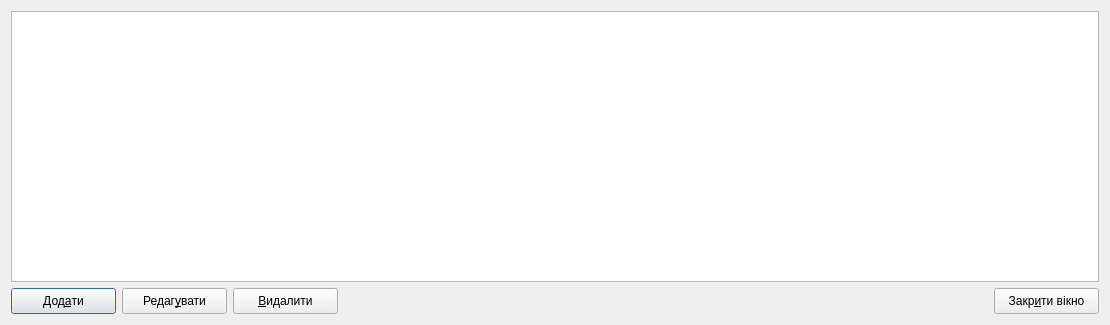
<?xml version="1.0" encoding="UTF-8"?>
<ui version="4.0">
 <class>Users</class>
 <widget class="QDialog" name="Users">
  <property name="geometry">
   <rect>
    <x>0</x>
    <y>0</y>
    <width>1110</width>
    <height>325</height>
   </rect>
  </property>
  <property name="windowTitle">
   <string>Панель адміністратора</string>
  </property>
  <layout class="QGridLayout" name="gridLayout">
   <item row="0" column="0">
    <widget class="QTableWidget" name="tableWidget">
     <property name="editTriggers">
      <set>QAbstractItemView::NoEditTriggers</set>
     </property>
     <property name="selectionBehavior">
      <enum>QAbstractItemView::SelectRows</enum>
     </property>
    </widget>
   </item>
   <item row="1" column="0">
    <layout class="QHBoxLayout" name="horizontalLayout" stretch="0,0,0,1,0">
     <item>
      <widget class="QPushButton" name="addButton">
       <property name="minimumSize">
        <size>
         <width>105</width>
         <height>26</height>
        </size>
       </property>
       <property name="text">
        <string>Дод&amp;ати</string>
       </property>
      </widget>
     </item>
     <item>
      <widget class="QPushButton" name="editButton">
       <property name="minimumSize">
        <size>
         <width>105</width>
         <height>26</height>
        </size>
       </property>
       <property name="text">
        <string>Редаг&amp;увати</string>
       </property>
      </widget>
     </item>
     <item>
      <widget class="QPushButton" name="deleteButton">
       <property name="minimumSize">
        <size>
         <width>105</width>
         <height>26</height>
        </size>
       </property>
       <property name="text">
        <string>&amp;Видалити</string>
       </property>
      </widget>
     </item>
     <item>
      <widget class="QLabel" name="lblInfo">
       <property name="font">
        <font>
         <family>Georgia</family>
         <pointsize>10</pointsize>
        </font>
       </property>
       <property name="text">
        <string/>
       </property>
      </widget>
     </item>
     <item>
      <widget class="QPushButton" name="closeButton">
       <property name="minimumSize">
        <size>
         <width>105</width>
         <height>26</height>
        </size>
       </property>
       <property name="text">
        <string>Закр&amp;ити вікно</string>
       </property>
      </widget>
     </item>
    </layout>
   </item>
  </layout>
 </widget>
 <resources/>
 <connections/>
</ui>
